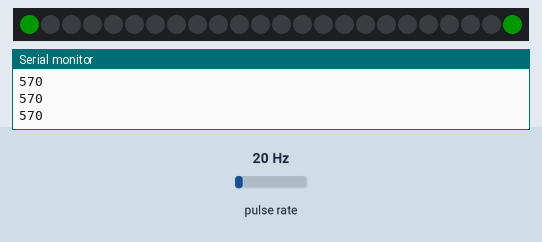
This sketch was run on a simulated Arduino Uno, built with avr-gcc and run on an emulated ATmega328P. On the bench: 24 RGB LEDs in strip order, left to right, the last lines printed to the serial monitor. Wiring (inferred from the names in the program): pulse sensor: data A0. Inputs (shaded band) come from the test bench; at power-on: pulse rate 20 Hz. Dim RGB values are drawn brighter than linear.

Above: at 1.2 s.
1.3 s: pulse rate (sensor on A0) set to 150 Hz
At 2.6 s:
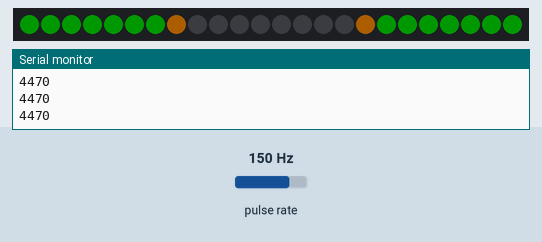
2.9 s: pulse rate (sensor on A0) set to 4 Hz
At 3.7 s:
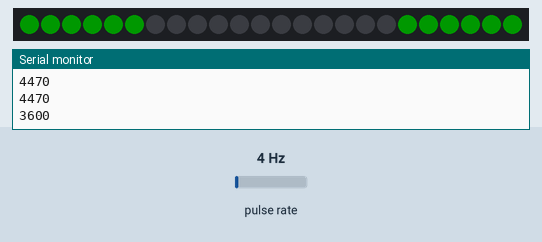
5.9 s: pulse rate (sensor on A0) set to 196 Hz
At 7.1 s:
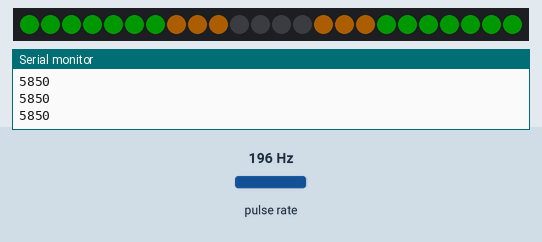
Timing chart, 0 to 8.9 s (numbered marks = the images above; inputs shaded):
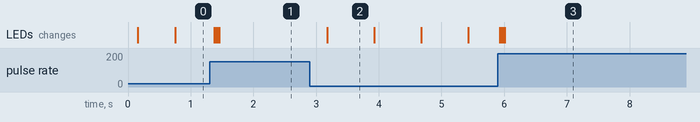

Measured:
- after the input at 1.3 s, the LEDs: first change after 0.07 s (image 1 shows a later state)
- after the input at 2.9 s, the LEDs: change after 0.28 s (image 2)
- after the input at 5.9 s, the LEDs: first differ from a run without the input after 0.05 s (image 3 shows a later state)
- what the display in image 2 shows lasts 0.7 s, from 3.2 s to 3.9 s

The sketch:

shift_light.ino
```cpp
#include <Wire.h>
#include <FastLED.h>
#define NUM_LEDS 24 // LED strip/No of LEDs
#define DATA_PIN 6 // Signal pin for neopixel
#define BRIGHTNESS 48 // Brightness 0-255

#define MAInterval 5 // Moving Average Interval

#define MAX_RPM 8000 // Max RPM for your tachometer
#define MIN_RPM 500 // Min RPM, should be slightly lower than idle RPM
#define SHIFT_RPM 6500 // RPM at which the last light should be lit up
#define MULT 30 // Multiplier to convert tach frequency to RPM

const int pulsePin = A0; // Tach signal pin

unsigned long pulseHigh; // Integer variable to capture High time of the incoming pulse
unsigned long pulseLow; // Integer variable to capture Low time of the incoming pulse
unsigned long pulseTotal; // Float variable to capture Total time of the incoming pulse
unsigned int frequency = 0; // Calculated Frequency

unsigned int FreqReadings[MAInterval]; // Array to keep the last n frequency readings for moving average
unsigned int pointer = 0; // Pointer to point where next reading must be inserted

CRGB leds[NUM_LEDS];

void setup() {

  // Initialize array
  for (int i = 0; i < MAInterval; i++) {
    FreqReadings[i] = 0;
  }

  pinMode(pulsePin, INPUT); // Set up input pin

  FastLED.addLeds<NEOPIXEL, DATA_PIN>(leds, NUM_LEDS);
  FastLED.setBrightness(BRIGHTNESS );

  Serial.begin(250000);
}

void display(int rpm){
  float lit_fraction = ((float)rpm - MIN_RPM) / SHIFT_RPM;

  for (int i = 0; i < NUM_LEDS / 2; i++) {
    float led_pos = (float)i / (NUM_LEDS / 2);
    if (led_pos < lit_fraction) {
      if (led_pos <= 0.5) {
        leds[i] = CRGB::Green;
        leds[NUM_LEDS - i - 1] = CRGB::Green;
      } else if (led_pos < 1 - (2.00 / (NUM_LEDS / 2))) {
        leds[i] = CRGB::DarkOrange;
        leds[NUM_LEDS - i - 1] = CRGB::DarkOrange;
      } else {
        leds[i] = CRGB::Red;
        leds[NUM_LEDS - i - 1] = CRGB::Red;
      }
    } else {
      leds[i] = CRGB::Black;
      leds[NUM_LEDS - i - 1] = CRGB::Black;
    }
  }

  FastLED.show();
}

void blink() {
  for (int i = 0; i < NUM_LEDS / 2; i++) {
    float led_pos = (float)i / (NUM_LEDS / 2);

    if (led_pos <= 0.5) {
      leds[i] = CRGB::Green;
      leds[NUM_LEDS - i - 1] = CRGB::Green;
    } else if (led_pos < 1 - (2.00 / (NUM_LEDS / 2))) {
      leds[i] = CRGB::DarkOrange;
      leds[NUM_LEDS - i - 1] = CRGB::DarkOrange;
    } else {
      leds[i] = CRGB::Red;
      leds[NUM_LEDS - i - 1] = CRGB::Red;
    }
  }
  FastLED.show();

  delay(100);

  for (int i = 0; i < NUM_LEDS; i++) {
    leds[i] = CRGB::Black;
  }
  FastLED.show();

  delay(100);
}

void loop() {
  pulseHigh = pulseIn(pulsePin, HIGH); // time from Low to High
  pulseLow = pulseIn(pulsePin, LOW); // time from High to Low

  pulseTotal = pulseHigh + pulseLow; // Time period of the pulse in microseconds

  // Check if pulseTotal is 0
  // Protect against division by zero
  if (pulseTotal > 0) {
    frequency = 1000000 / pulseTotal; // Frequency in Hertz (Hz)
  } else {
    frequency = 0;
  }

  FreqReadings[pointer] = frequency; // Insert the latest frequency
  pointer = (pointer + 1) % MAInterval; // Increment pointer and loop around if it is the end of array

  // Tally up the array and divide to get moving average
  unsigned long total = 0;
  for (int i = 0; i < MAInterval; i++) {
    total = total + FreqReadings[i];
  }
  unsigned long AvgFreq = total / MAInterval;
  int rpm = max(min((AvgFreq * MULT), MAX_RPM), MIN_RPM);

  if (rpm >= SHIFT_RPM) {
    blink();
  } else {
    display(rpm);
  }

  Serial.println(rpm);
}
```
